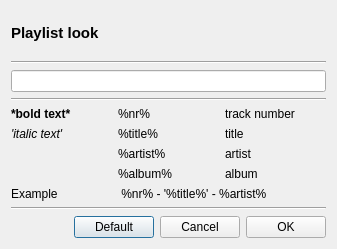
<?xml version="1.0" encoding="UTF-8"?>
<ui version="4.0">
 <class>GUI_PlaylistLook</class>
 <widget class="QDialog" name="GUI_PlaylistLook">
  <property name="geometry">
   <rect>
    <x>0</x>
    <y>0</y>
    <width>337</width>
    <height>249</height>
   </rect>
  </property>
  <layout class="QGridLayout" name="gridLayout">
   <item row="4" column="0">
    <layout class="QGridLayout" name="gridLayout_2">
     <item row="1" column="0">
      <widget class="QLabel" name="label_4">
       <property name="font">
        <font>
         <italic>true</italic>
        </font>
       </property>
       <property name="text">
        <string>'italic text'</string>
       </property>
      </widget>
     </item>
     <item row="4" column="0">
      <widget class="QLabel" name="label_9">
       <property name="text">
        <string>Example</string>
       </property>
      </widget>
     </item>
     <item row="0" column="1">
      <widget class="QLabel" name="label_5">
       <property name="text">
        <string notr="true">%nr%</string>
       </property>
      </widget>
     </item>
     <item row="2" column="1">
      <widget class="QLabel" name="label_7">
       <property name="text">
        <string notr="true">%artist%</string>
       </property>
      </widget>
     </item>
     <item row="0" column="0">
      <widget class="QLabel" name="label">
       <property name="font">
        <font>
         <weight>75</weight>
         <bold>true</bold>
        </font>
       </property>
       <property name="text">
        <string>*bold text*</string>
       </property>
      </widget>
     </item>
     <item row="1" column="1">
      <widget class="QLabel" name="label_6">
       <property name="text">
        <string notr="true">%title%</string>
       </property>
      </widget>
     </item>
     <item row="3" column="1">
      <widget class="QLabel" name="label_8">
       <property name="text">
        <string notr="true">%album%</string>
       </property>
      </widget>
     </item>
     <item row="0" column="2">
      <widget class="QLabel" name="label_10">
       <property name="text">
        <string>track number</string>
       </property>
      </widget>
     </item>
     <item row="1" column="2">
      <widget class="QLabel" name="label_11">
       <property name="text">
        <string>title</string>
       </property>
      </widget>
     </item>
     <item row="2" column="2">
      <widget class="QLabel" name="label_12">
       <property name="text">
        <string>artist</string>
       </property>
      </widget>
     </item>
     <item row="3" column="2">
      <widget class="QLabel" name="label_13">
       <property name="text">
        <string>album</string>
       </property>
      </widget>
     </item>
     <item row="4" column="1" colspan="2">
      <widget class="QLabel" name="label_2">
       <property name="text">
        <string notr="true"> %nr% - '%title%' - %artist%</string>
       </property>
      </widget>
     </item>
    </layout>
   </item>
   <item row="2" column="0">
    <widget class="QLineEdit" name="le_expression"/>
   </item>
   <item row="5" column="0">
    <widget class="Line" name="line_2">
     <property name="orientation">
      <enum>Qt::Horizontal</enum>
     </property>
    </widget>
   </item>
   <item row="6" column="0">
    <layout class="QHBoxLayout" name="horizontalLayout">
     <item>
      <spacer name="horizontalSpacer">
       <property name="orientation">
        <enum>Qt::Horizontal</enum>
       </property>
       <property name="sizeHint" stdset="0">
        <size>
         <width>40</width>
         <height>20</height>
        </size>
       </property>
      </spacer>
     </item>
     <item>
      <widget class="QPushButton" name="btn_default">
       <property name="text">
        <string>Default</string>
       </property>
      </widget>
     </item>
     <item>
      <widget class="QPushButton" name="btn_cancel">
       <property name="text">
        <string>Cancel</string>
       </property>
      </widget>
     </item>
     <item>
      <widget class="QPushButton" name="btn_ok">
       <property name="text">
        <string>OK</string>
       </property>
      </widget>
     </item>
    </layout>
   </item>
   <item row="1" column="0">
    <widget class="Line" name="line">
     <property name="orientation">
      <enum>Qt::Horizontal</enum>
     </property>
    </widget>
   </item>
   <item row="0" column="0">
    <widget class="QLabel" name="lab_title">
     <property name="font">
      <font>
       <pointsize>11</pointsize>
       <weight>75</weight>
       <bold>true</bold>
      </font>
     </property>
     <property name="text">
      <string>Playlist look</string>
     </property>
    </widget>
   </item>
   <item row="3" column="0">
    <widget class="Line" name="line_3">
     <property name="orientation">
      <enum>Qt::Horizontal</enum>
     </property>
    </widget>
   </item>
  </layout>
 </widget>
 <resources/>
 <connections/>
</ui>
